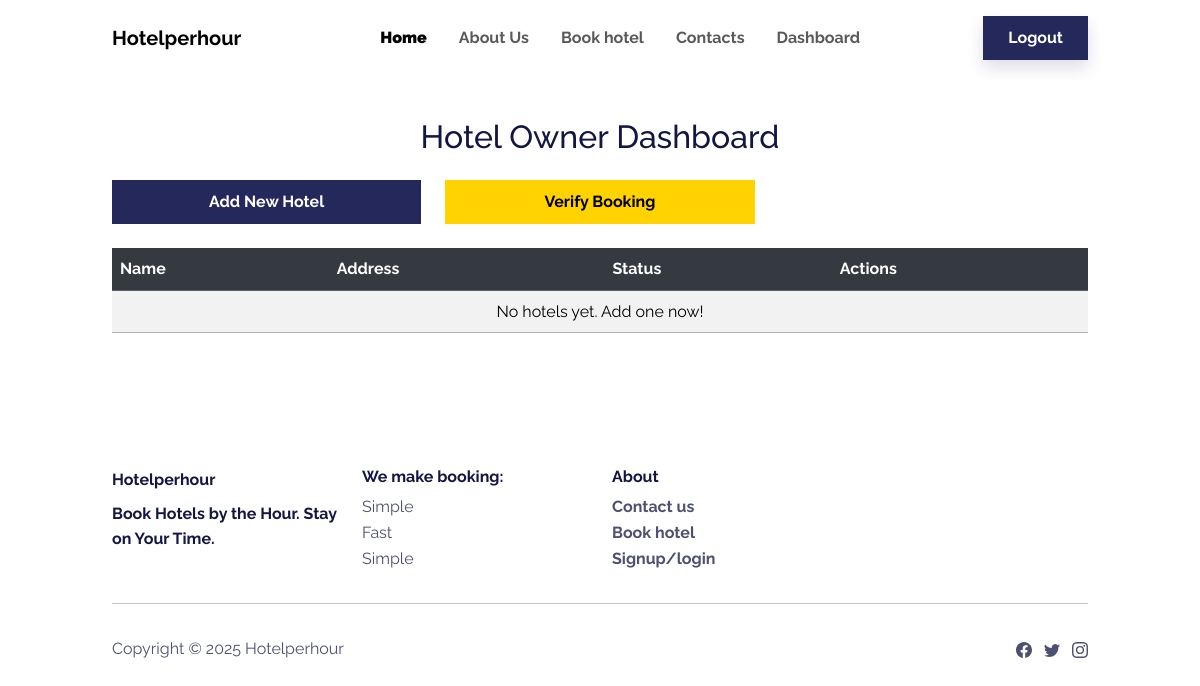
The page /hotels/dashboard/ (signed in) on the database as committed earlier.
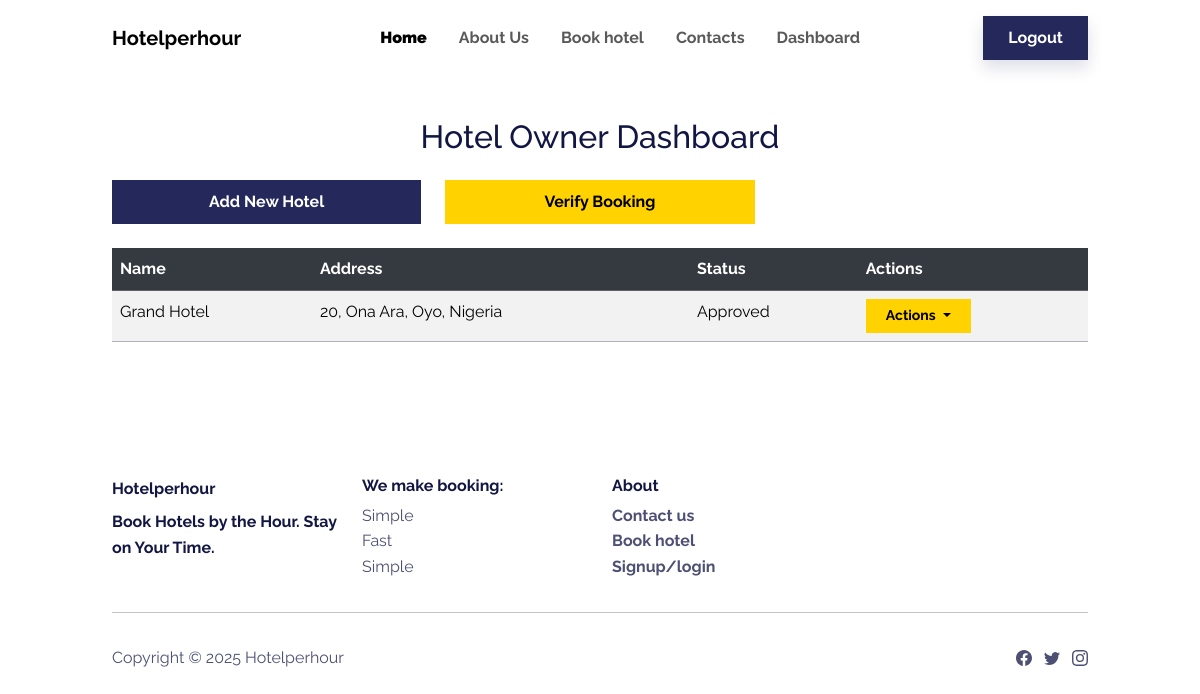
The same page on the database as committed later.
### hotels/models.py (models this page shows, shortened)
class Hotel(models.Model):
    name = models.CharField(max_length=255)
    owner = models.ForeignKey(CustomUser, on_delete=models.CASCADE)
    address = models.CharField(max_length=255)
    hotel_phone = models.CharField(max_length=20, null=True, blank=True)
    hotel_email = models.EmailField(max_length=255, null=True, blank=True)
    description = models.TextField()
    image = models.ImageField(upload_to='hotels/images/', null=True, blank=True, default='images/default_hotel.jpg')
    latitude = models.FloatField(null=True, blank=True)
    longitude = models.FloatField(null=True, blank=True)
    is_approved = models.BooleanField(default=False)
    created_at = models.DateTimeField(auto_now_add=True)
    slug = models.SlugField(unique=True, blank=True)

### hotels/views.py (the view)
    def wrapper(request, *args, **kwargs):
        if not request.user.is_hotel_owner:
            return redirect('dashboard')
        return view_func(request, *args, **kwargs)

### hotels/views.py (called while the page is built)
def hotel_owner_required(view_func):
    def wrapper(request, *args, **kwargs):
        if not request.user.is_hotel_owner:
            return redirect('dashboard')
        return view_func(request, *args, **kwargs)
    return wrapper

@login_required
@hotel_owner_required
def hotel_dashboard(request):
    hotels = Hotel.objects.filter(owner=request.user)
    return render(request, 'hotels/hotel_dashboard.html', {'hotels': hotels})

### templates/hotels/hotel_dashboard.html (shortened to what this page needs)
{% extends 'base2.html' %}
{% load static %}
{% block content %}
<div class="container mt-5">
    <h2 class="mb-4 text-center">Hotel Owner Dashboard</h2>
    <div class="row mb-4">
        <div class="col-12 col-md-4 mb-3 mb-md-0">
            <a href="{% url 'hotel_create' %}" class="btn btn-primary w-100">Add New Hotel</a>
        </div>
        <div class="col-12 col-md-4 mb-3 mb-md-0">
            <a href="{% url 'verify_booking' %}" class="btn btn-secondary w-100">Verify Booking</a>
        </div>
    </div>
    <div class="table-responsive">
        <table class="table table-striped table-hover">
            <thead class="table-dark">
                <tr>
                    <th>Name</th>
                    <th>Address</th>
                    <th>Status</th>
                    <th>Actions</th>
                </tr>
            </thead>
            <tbody>
                {% for hotel in hotels %}
                <tr>
                    <td>{{ hotel.name }}</td>
                    <td>{{ hotel.address }}</td>
                    <td>{{ hotel.is_approved|yesno:"Approved,Pending" }}</td>
                    <td>
                        <div class="dropdown position-static">
                            <button class="btn btn-secondary dropdown-toggle btn-sm" type="button" data-bs-toggle="dropdown" aria-expanded="false">
                                Actions
                            </button>
                        </div>
                    </td>
                </tr>
                {% empty %}
                <tr>
                    <td colspan="4" class="text-center">No hotels yet. Add one now!</td>
                </tr>
                {% endfor %}
            </tbody>
        </table>
    </div>
</div>
{% endblock %}

Rows that differ between the two databases and show on the page:
added Hotel: name "Grand Hotel", address "20, Ona Ara, Oyo, Nigeria", is_approved "Approved"
Other text that changed with them:
text no longer shown: "No hotels yet. Add one now!"
